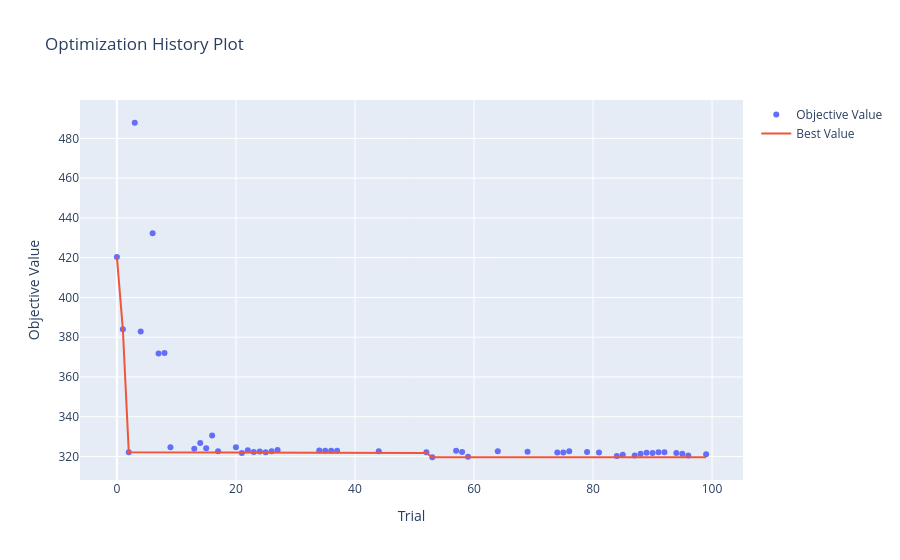
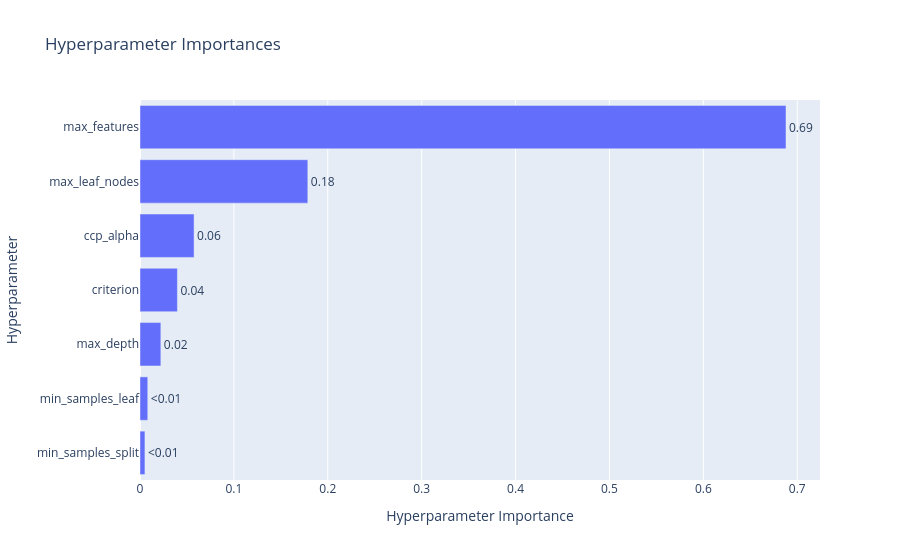

These figures' notebook cell, in order:
### Code cell
def objective(trial):
    params = {
        "max_depth": trial.suggest_int("max_depth", 2, 50),
        "min_samples_split": trial.suggest_int("min_samples_split", 2, 20),
        "min_samples_leaf": trial.suggest_int("min_samples_leaf", 1, 20),
        "max_leaf_nodes": trial.suggest_int("max_leaf_nodes", 2, 100),  
        "ccp_alpha": trial.suggest_float("ccp_alpha", 0.0, 0.1),
        "max_features": trial.suggest_categorical("max_features", [None, "sqrt", "log2"]),
        "criterion": trial.suggest_categorical("criterion", ["squared_error", "absolute_error"])
    }

    model = DecisionTreeRegressor(**params, random_state=RANDOM_STATE)
    pipeline = Pipeline([
        ("preprocessor", tree_preprocessor),
        ("model", model)
    ])

    scorer = make_scorer(root_mean_squared_error)
    scores = cross_val_score(
        pipeline,
        X_train_val,
        y_train_val,
        cv=cv,
        scoring=scorer
    )

    mean_score = scores.mean()

    trial.report(mean_score, step=0)

    if trial.should_prune():
        raise optuna.TrialPruned()

    return mean_score

sampler = optuna.samplers.TPESampler(seed=RANDOM_STATE)
study = optuna.create_study(direction='minimize', sampler=sampler)
study.optimize(objective, n_trials=100, show_progress_bar=True, n_jobs=4)

fig1 = optuna.visualization.plot_optimization_history(study)
fig2 = optuna.visualization.plot_param_importances(study)

display(fig1)
display(fig2) 

tree_best_params = study.best_params
print("Лучшие гиперпараметры:", tree_best_params)
tree_best_value = study.best_value
print("Лучшее среднее значение RMSE на кросс-валидации:", round(tree_best_value, 3))

### Figure 1 — Plotly figure (JSON) as saved in the notebook; plotly's stock layout.template omitted (floating-point values rounded to 4 significant figures)
{"data": [{"mode": "markers", "name": "Objective Value", "type": "scatter", "x": [0, 1, 2, 3, 4, 6, 7, 8, 9, 13, 14, 15, 16, 17, 20, 21, 22, 23, 24, 25, 26, 27, 34, 35, 36, 37, 44, 52, 53, 57, 58, 59, 64, 69, 74, 75, 76, 79, 81, 84, 85, 87, 88, 89, 90, 91, 92, 94, 95, 96, 99], "y": [420.4, 384.0, 322.1, 487.9, 382.8, 432.3, 371.8, 372.1, 324.7, 323.9, 326.8, 324.1, 330.6, 322.6, 324.6, 321.8, 323.1, 322.3, 322.4, 322.1, 322.7, 323.3, 323.0, 322.9, 322.9, 322.9, 322.7, 322.1, 319.6, 322.9, 322.2, 319.9, 322.6, 322.4, 322.0, 322.0, 322.6, 322.3, 322.0, 320.3, 320.8, 320.5, 321.3, 321.8, 321.8, 322.1, 322.1, 321.8, 321.3, 320.5, 321.1]}, {"mode": "lines", "name": "Best Value", "type": "scatter", "x": [0, 1, 2, 3, 4, 5, 6, 7, 8, 9, 10, 11, 12, 13, 14, 15, 16, 17, 18, 19, 20, 21, 22, 23, 24, 25, 26, 27, 28, 29, 30, 31, 32, 33, 34, 35, 36, 37, 38, 39, 40, 41, 42, 43, 44, 45, 46, 47, 48, 49, 50, 51, 52, 53, 54, 55, 56, 57, 58, 59, 60, 61, 62, 63, 64, 65, 66, 67, 68, 69, 70, 71, 72, 73, 74, 75, 76, 77, 78, 79, 80, 81, 82, 83, 84, 85, 86, 87, 88, 89, 90, 91, 92, 93, 94, 95, 96, 97, 98, 99], "y": [420.4, 384.0, 322.1, 322.1, 322.1, 322.1, 322.1, 322.1, 322.1, 322.1, 322.1, 322.1, 322.1, 322.1, 322.1, 322.1, 322.1, 322.1, 322.1, 322.1, 322.1, 321.8, 321.8, 321.8, 321.8, 321.8, 321.8, 321.8, 321.8, 321.8, 321.8, 321.8, 321.8, 321.8, 321.8, 321.8, 321.8, 321.8, 321.8, 321.8, 321.8, 321.8, 321.8, 321.8, 321.8, 321.8, 321.8, 321.8, 321.8, 321.8, 321.8, 321.8, 321.8, 319.6, 319.6, 319.6, 319.6, 319.6, 319.6, 319.6, 319.6, 319.6, 319.6, 319.6, 319.6, 319.6, 319.6, 319.6, 319.6, 319.6, 319.6, 319.6, 319.6, 319.6, 319.6, 319.6, 319.6, 319.6, 319.6, 319.6, 319.6, 319.6, 319.6, 319.6, 319.6, 319.6, 319.6, 319.6, 319.6, 319.6, 319.6, 319.6, 319.6, 319.6, 319.6, 319.6, 319.6, 319.6, 319.6, 319.6]}, {"marker": {"color": "#cccccc"}, "mode": "markers", "name": "Infeasible Trial", "showlegend": false, "type": "scatter", "x": [], "y": []}], "layout": {"title": {"text": "Optimization History Plot"}, "xaxis": {"title": {"text": "Trial"}}, "yaxis": {"title": {"text": "Objective Value"}}}}

### Figure 2 — Plotly figure (JSON) as saved in the notebook; plotly's stock layout.template omitted (floating-point values rounded to 4 significant figures)
{"data": [{"cliponaxis": false, "hovertemplate": ["min_samples_split (IntDistribution): 0.005265838289998477<extra></extra>", "min_samples_leaf (IntDistribution): 0.008271122187530944<extra></extra>", "max_depth (IntDistribution): 0.02220566635597912<extra></extra>", "criterion (CategoricalDistribution): 0.039860621818136655<extra></extra>", "ccp_alpha (FloatDistribution): 0.05759098459132876<extra></extra>", "max_leaf_nodes (IntDistribution): 0.17875452041670215<extra></extra>", "max_features (CategoricalDistribution): 0.6880512463403239<extra></extra>"], "name": "Objective Value", "orientation": "h", "text": ["<0.01", "<0.01", "0.02", "0.04", "0.06", "0.18", "0.69"], "textposition": "outside", "type": "bar", "x": [0.005266, 0.008271, 0.02221, 0.03986, 0.05759, 0.1788, 0.6881], "y": ["min_samples_split", "min_samples_leaf", "max_depth", "criterion", "ccp_alpha", "max_leaf_nodes", "max_features"]}], "layout": {"title": {"text": "Hyperparameter Importances"}, "xaxis": {"title": {"text": "Hyperparameter Importance"}}, "yaxis": {"title": {"text": "Hyperparameter"}}}}
